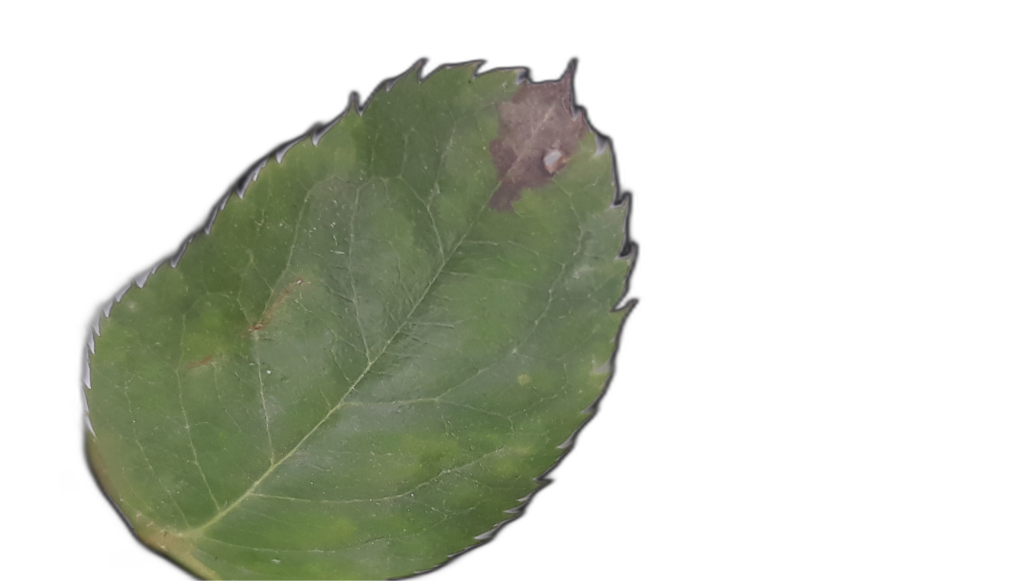
#> input picture common/Dataset/Black Spot Leaves/20241104_104203.png, 1032 x 581 px; its folder holds only this picture in this run
$ python sam_draft.py '../../common/Dataset/Black Spot Leaves/20241104_104203.png'
#> lines starting #> are read from the running program, lines starting #| are printed output that depends on the picture; after the words box and inside, x2 and y2 are one past the last pixel; in counts of white or black regions, pixels touching at a corner belong together
### v8_reallabel/scripts/sam_common.py
# v8 shared helpers: SAM2.1 runner, colour masks, instance-map storage, per-instance properties.
import sys, json
from pathlib import Path
sys.path.insert(0, str(Path(__file__).resolve().parents[2] / "common"))
import paths  # noqa: F401,E402  (opencv workaround first)
import numpy as np  # noqa: E402
import cv2  # noqa: E402
from PIL import Image, ImageOps  # noqa: E402

V8 = paths.MODEL / "v8_reallabel"
WORK = V8 / "work"
REVIEW = V8 / "review"
_SAM = None


def sam():
    global _SAM
    if _SAM is None:
        from ultralytics import SAM
        _SAM = SAM(str(paths.WEIGHTS / "sam2.1_s.pt"))
    return _SAM


def load_rgb(p):
    return np.asarray(ImageOps.exif_transpose(Image.open(p)).convert("RGB"))
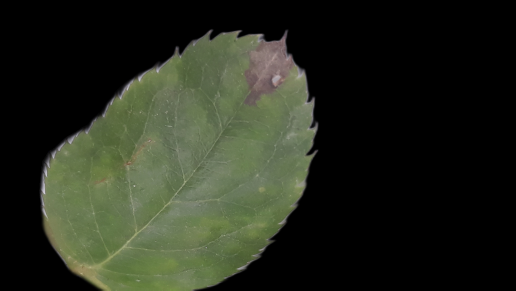
#> returned value: shape (581, 1032, 3) (shown at 1/2 size); mean of channels 0, 1, 2 37.1, 41.5, 29.3; drawn as R, G, B


def gray_world(img):
    f = img.astype(np.float32)
    m = f.reshape(-1, 3).mean(0)
    f *= m.mean() / np.maximum(m, 1)
    return np.clip(f, 0, 255).astype(np.uint8)


def leaf_color(img_wb):
    """green/yellow leaf pixels (brown dry leaves are NOT included -> reviewer adds them)"""
    f = img_wb.astype(np.float32) + 1.0
    exg = (2 * f[..., 1] - f[..., 0] - f[..., 2]) / f.sum(2)
    hsv = cv2.cvtColor(img_wb, cv2.COLOR_RGB2HSV)
    return (exg > 0.06) & (hsv[..., 1] > 50) & (hsv[..., 2] > 35)


def window(cx, cy, T, W, H):
    T = int(min(T, W, H))
    x0 = int(np.clip(round(cx - T / 2), 0, W - T))
    y0 = int(np.clip(round(cy - T / 2), 0, H - T))
    return (x0, y0, x0 + T, y0 + T)


def run_sam(img, win, boxes=None, points=None, labels=None):
    """SAM on a window of the full RGB image. boxes [[x0,y0,x1,y1]...] or points [[[x,y],...] per object] + labels,
    all in full-image coords. Returns list of (bool mask in window coords, score), one per prompt."""
    x0, y0, x1, y1 = win
    crop = np.ascontiguousarray(img[y0:y1, x0:x1, ::-1])
    kw = {}
    if boxes is not None:
        kw["bboxes"] = [[b[0] - x0, b[1] - y0, b[2] - x0, b[3] - y0] for b in boxes]
    if points is not None:
        kw["points"] = [[[p[0] - x0, p[1] - y0] for p in grp] for grp in points]
        kw["labels"] = labels
    r = sam()(crop, verbose=False, **kw)[0]
    if r.masks is None:
        return []
    M = r.masks.data.cpu().numpy().astype(bool)
    h, w = crop.shape[:2]
    if M.shape[1:] != (h, w):
        M = np.stack([cv2.resize(m.astype(np.uint8), (w, h), interpolation=cv2.INTER_NEAREST).astype(bool) for m in M])
    sc = r.boxes.conf.cpu().numpy() if (r.boxes is not None and len(r.boxes) == len(M)) else np.ones(len(M))
    return list(zip(M, sc))


# [17 lines left out: functions paste, save, not called in this run]


def load(stem):
    d = WORK / stem
    return np.load(d / "inst.npz")["inst"], json.loads((d / "meta.json").read_text())


# [207 lines left out: functions props, peaks, split_by_points, is_thin, split_region, auto_masks and 3 more, not called in this run]

### common/paths.py
"""Shared paths for /helpai-storage/model_git + opencv workaround.

Import this before cv2 / ultralytics in every script and notebook:
    sys.path.insert(0, "<model>/common"); import paths
The server has a mixed opencv 4.7/4.11 install: importing cv2.typing raises AttributeError, so
`import ultralytics` fails in new processes. Importing this module makes cv2 skip that submodule.
"""
import importlib.abc
import sys
from pathlib import Path


class _BlockCv2Typing(importlib.abc.MetaPathFinder):
    def find_spec(self, name, path=None, target=None):
        if name == "cv2.typing":
            raise ImportError("cv2.typing skipped")
        return None


if not any(type(f).__name__ == "_BlockCv2Typing" for f in sys.meta_path):
    sys.meta_path.insert(0, _BlockCv2Typing())

MODEL = Path(__file__).resolve().parents[1]           # /helpai-storage/model_git
COMMON = MODEL / "common"
DATASET = COMMON / "Dataset"                          # class folders of RGBA leaf cutouts
WEIGHTS = COMMON / "weights"                          # pretrained weights (yolo26s-seg, yolo11s-seg, yolo26n)
REAL_IMAGES = COMMON / "real_images"
REAL_IMAGES_CUBE = COMMON / "real_images_cube"          # 18 smartphone photos of the cube (2026-10-13), not used for training                  # real greenhouse photos (rose_real3 never used for training)
TOOLS = COMMON / "tools"

V1 = MODEL / "v1"
V1_DATA_YAML = V1 / "data/rose_seg/rose_seg.yaml"
V1_BEST = V1 / "runs/yolo26s-seg/weights/best.pt"

V2 = MODEL / "v2"
V2_DATA_YAML = V2 / "data/rose_seg_v2/rose_seg_v2.yaml"
V2_FT_BEST = V2 / "runs/ft_from_v1/weights/best.pt"
V2_COCO_BEST = V2 / "runs/coco_init/weights/best.pt"

V3 = MODEL / "v3_twostage"                          # two-stage architecture experiments
V4 = MODEL / "v4_reallabel"                          # real-photo labeling (model proposals + review)
V4_BEST = V4 / "runs/ft_from_v2ft/weights/best.pt"
V5 = MODEL / "v5_cube"                                # cube-specific work
V6 = MODEL / "v6_holefilter"                         # v4 model + white balance + Hole post-filter
V7 = MODEL / "v7_leafid"                             # two-stage: leaf search + per-leaf ID -> classifier

CLASS_NAMES = ["Black Spot Leaves", "Fresh Leaves", "Hole Leaves", "Yellow Leaves"]

### v8_reallabel/scripts/sam_draft.py
# v8 step 1: SAM2.1 draft instance masks for one real photo.
#   prompts: v7 stage-1 boxes (optional) + seeds on leaf-coloured pixels that no mask covers yet (2 rounds)
#   SAM runs on windows of ~10 leaf lengths so small leaves keep detail.
# Output: v8_reallabel/work/<stem>/inst.npz (uint16 id map) + meta.json
# Usage: python v8_reallabel/scripts/sam_draft.py <photo> [--v7 leaves.json] [--L leaf_long_side_px]
import argparse, json, time  # noqa: E401
from pathlib import Path
from sam_common import load_rgb, gray_world, leaf_color, window, run_sam, save, peaks, split_by_points, is_thin, props  # imports paths (opencv fix) first
import numpy as np
import cv2

ap = argparse.ArgumentParser()
ap.add_argument("photo"); ap.add_argument("--v7"); ap.add_argument("--L", type=float)
a = ap.parse_args()
t0 = time.time()
photo = Path(a.photo); stem = photo.stem
img = load_rgb(photo); H, W = img.shape[:2]
leaf = leaf_color(gray_world(img))
#> in gray_world, `m = f.reshape(-1, 3).mean(0)`: m = [37.06, 41.54, 29.29]
#> in gray_world, `f *= m.mean() / np.maximum(m, 1)`:
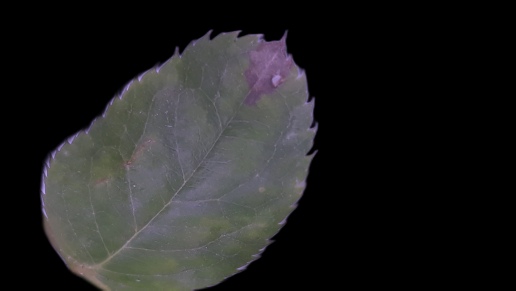
#> f: shape (581, 1032, 3) float32 (shown at 1/2 size); mean R, G, B 36, 36, 36; drawn with min black and max white
#> in leaf_color, `exg = (2 * f[..., 1] - f[..., 0] - f[..., 2]) / f.sum(2)`:
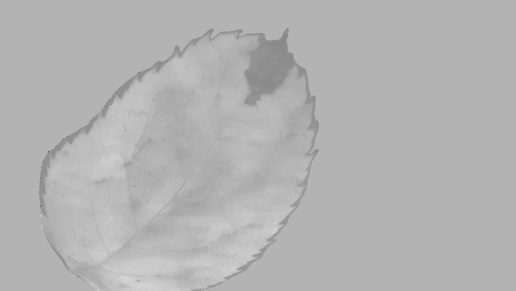
#> exg: shape (581, 1032) float32 (shown at 1/2 size); min -0.919, max 0.385, mean 0.000408; drawn with min black and max white
#> in leaf_color, `return (exg > 0.06) & (hsv[..., 1] > 50) & (hsv[..., 2] > 35)`:
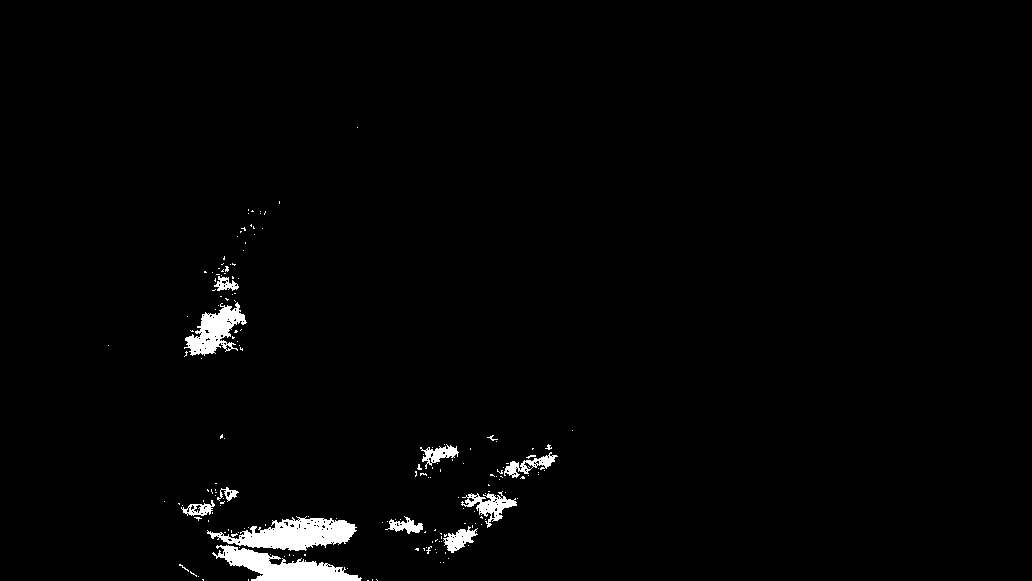
#> returned value: shape (581, 1032) bool; 1.7% white; 177 white regions (164 under 20 px), largest, box (x1, y1, x2, y2) and area: (207, 516, 357, 551) 2813, (212, 545, 362, 581) 2442, (184, 302, 247, 356) 1581
boxes = []
if a.v7:
    rows = [r for r in json.loads(Path(a.v7).read_text()) if Path(r["photo"]).stem == stem]
    boxes = [[r["x0"], r["y0"], r["x1"], r["y1"]] for r in rows]
L = a.L or (float(np.median([max(b[2] - b[0], b[3] - b[1]) for b in boxes])) if boxes else 80.0)
T = int(np.clip(10 * L, 512, 1024))
st = max(1, int(0.6 * T))
wins = sorted({window(cx, cy, T, W, H) for cy in range(T // 2, H + st, st) for cx in range(T // 2, W + st, st)})
print(f"PHOTO {stem} {W}x{H} L={L:.0f} T={T} windows={len(wins)} v7_boxes={len(boxes)}", flush=True)
#| PHOTO 20241104_104203 1032x581 L=80 T=800 windows=2 v7_boxes=0


def assign(cx, cy, bw, bh):
    best = None
    for w in wins:
        if w[0] <= cx - bw / 2 and w[1] <= cy - bh / 2 and w[2] >= cx + bw / 2 and w[3] >= cy + bh / 2:
            d = ((w[0] + w[2]) / 2 - cx) ** 2 + ((w[1] + w[3]) / 2 - cy) ** 2
            if best is None or d < best[0]:
                best = (d, w)
    return best[1] if best else window(cx, cy, max(T, int(1.6 * max(bw, bh))), W, H)


items = []  # (full-res bool mask, src, score)


def run_groups(groups, kind):
    for win, prom in groups.items():
        if kind == "box":
            res = run_sam(img, win, boxes=prom)
        else:
            res = run_sam(img, win, points=[[p] for p in prom], labels=[[1]] * len(prom))
        for m, s in res:
            full = np.zeros((H, W), bool); full[win[1]:win[3], win[0]:win[2]] = m
            items.append((full, kind, float(s)))


g = {}
for b in boxes:
    w = assign((b[0] + b[2]) / 2, (b[1] + b[3]) / 2, b[2] - b[0], b[3] - b[1])
    g.setdefault(w, []).append(b)
run_groups(g, "box")
#> after the loop in run_groups, `for win, prom in groups.items():`: items = []
print(f"  box prompts -> {len(items)} masks {time.time() - t0:.1f}s", flush=True)

k = max(3, int(L / 10) | 1)
for rnd in range(3):
    union = np.zeros((H, W), bool)
    for m, _, _ in items:
        union |= m
    left = cv2.morphologyEx((leaf & ~union).astype(np.uint8), cv2.MORPH_OPEN, np.ones((k, k), np.uint8))
    n, lab, stt, _ = cv2.connectedComponentsWithStats(left, 8)
    seeds = []
    for c in range(1, n):
        if stt[c, cv2.CC_STAT_AREA] < 0.12 * L * L:
            continue
        x, y, w, h = stt[c, :4]
        comp = (lab[y:y + h, x:x + w] == c).astype(np.uint8)
        dt = cv2.distanceTransform(comp, cv2.DIST_L2, 5)
        yy, xx = np.unravel_index(int(dt.argmax()), dt.shape)
        seeds.append((int(x + xx), int(y + yy)))
    g = {}
    for s in seeds:
        g.setdefault(assign(s[0], s[1], L, L), []).append(s)
    before = len(items)
    tmp = items; items = []
#> (the run stopped early here; a loop or call above may not have finished)

$ run again, on common/Dataset/Hole Leaves/20241104_115852.png
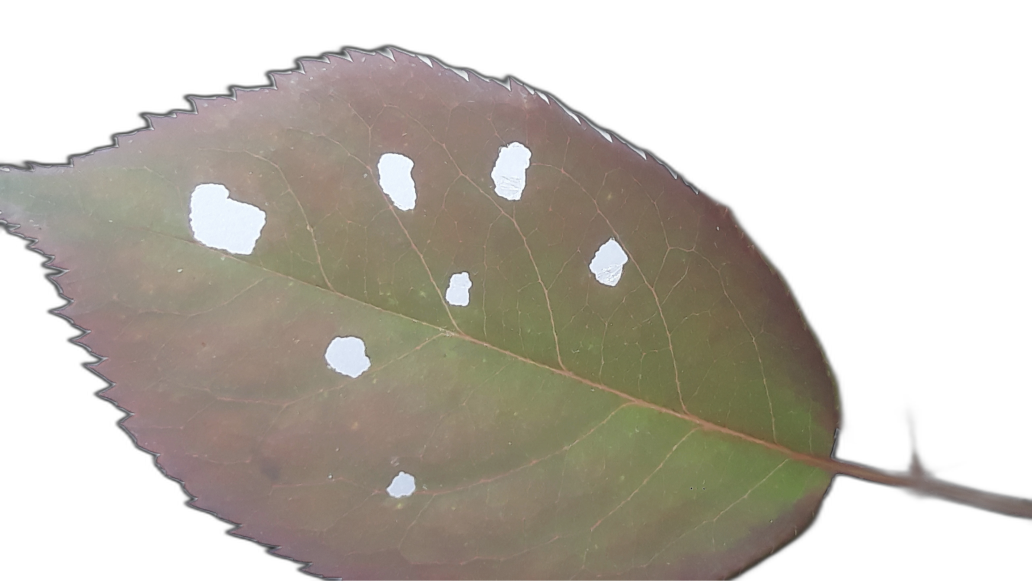
#> input picture common/Dataset/Hole Leaves/20241104_115852.png, 1032 x 581 px
#> m = [77.35, 72.04, 63.04]
#> hsv: shape (581, 1032, 3); mean H, S, V 49.5, 16.9, 74.6
#> in leaf_color, `return (exg > 0.06) & (hsv[..., 1] > 50) & (hsv[..., 2] > 35)`:
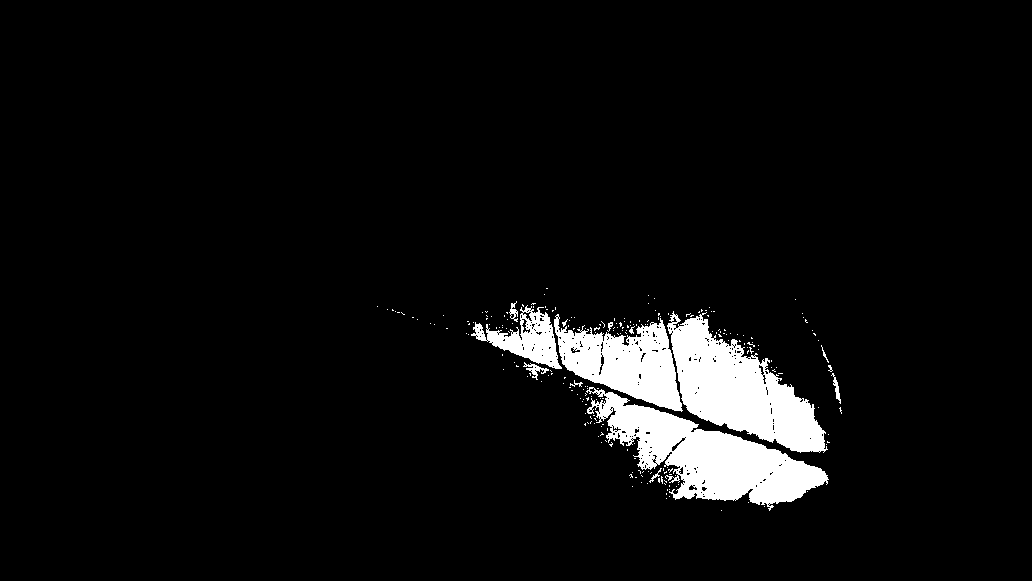
#> returned value: shape (581, 1032) bool; 5.4% white; 228 white regions (216 under 20 px), largest, box (x1, y1, x2, y2) and area: (586, 387, 829, 511) 11682, (667, 311, 828, 453) 10822, (554, 314, 683, 412) 6593
#| PHOTO 20241104_115852 1032x581 L=80 T=800 windows=2 v7_boxes=0
#> after the loop in run_groups, `for win, prom in groups.items():`: items = []
